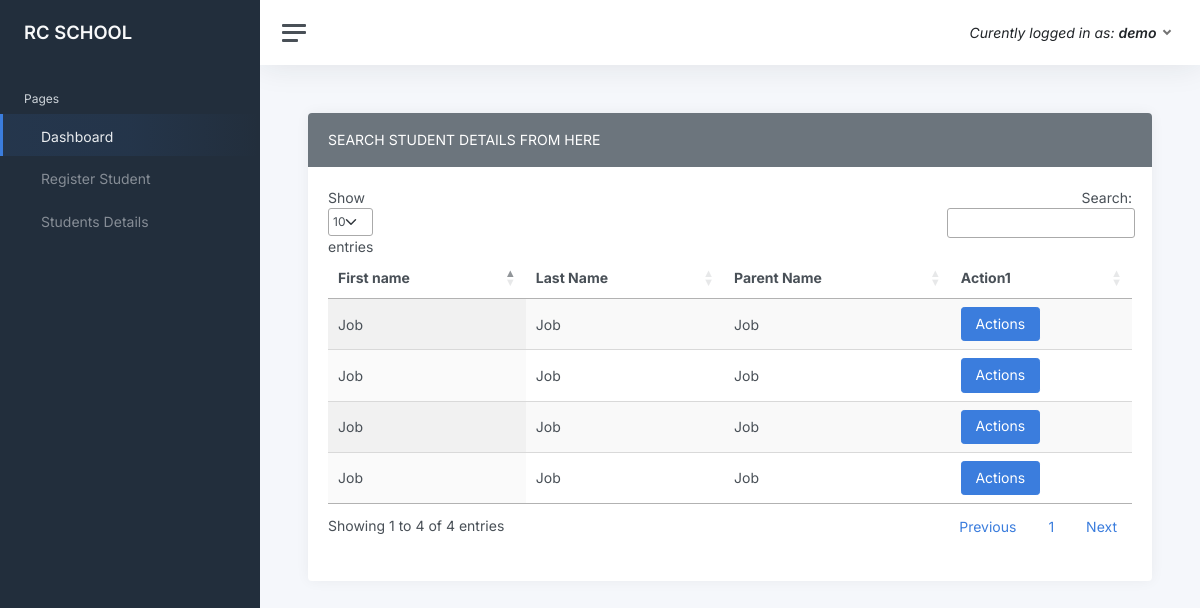
/headmaster/students/ (signed in), run on the app's committed database.
### users/models.py (models this page shows, shortened)
class User(AbstractUser):
    is_acc= models.BooleanField(max_length=10,default=False)
    is_hm =models.BooleanField(max_length=10,default=False)

### Headmaster/models.py (models this page shows, shortened)
class Student(models.Model):
    First_Name=models.CharField(default="eg Alex",max_length=20)
    Middle_Name=models.CharField(default="James",max_length=20)
    Last_Name=models.CharField(default="Mtaho",max_length=20)
    Parent_Name =models.CharField(default="Alex",max_length=20)
    Parent_Occupation=models.CharField(default="eg.Mkulima",max_length=20)
    parent_Education=models.CharField(default="standard seven",max_length=20)
    ParentAddress=models.CharField(default="Dodoma",max_length=20)
    Birthd_Date=models.DateField()
    Local=models.CharField(default="mtaa",max_length=20)
    Description=models.TextField(default="Description related to a kid",max_length=20)
    Nida_Number=models.CharField(default="7838373388UD",max_length=20)
    Birthd_Certificate=models.CharField(default="8383773738WJJJW",max_length=20)
    phone=models.CharField(default="0786976118",max_length=20)

### Headmaster/views.py (the view)
# urls.py: path("students/",views.ListStudent.as_view(),name="student_list")
@method_decorator(login_required, name='dispatch')
class ListStudent(ListView):
    model=Student
    template_name="headmaster/student_list.html"
    context_object_name="students"

### templates/headmaster/student_list.html (shortened to what this page needs)
{% extends 'headmaster/layout.html'%}
{% block content %}
<link rel="stylesheet" type="text/css" href="https://cdn.datatables.net/1.11.5/css/jquery.dataTables.css">
<div class="row">
    <div class="col-12">
        <div class="card">
            <div class="card-header bg-secondary text-white">SEARCH STUDENT DETAILS FROM HERE</div>
            <div class="card-body">
                <table id="table_id" class="display">
                    <thead>
                        <tr>
                            <th>First name</th>
                            <th>Last Name</th>
                            <th>Parent Name</th>
                            <th>Action1</th>
                        </tr>
                    </thead>
                    <tbody>
                        {%for student in students%}
                        <tr>
                            <td>
                                {{ student.First_Name }}
                            </td>
                            <td>
                                {{ student.Middle_Name }}
                            </td>
                            <td>
                                {{ student.Last_Name }}
                            </td>
                            <td>
                                <div class="dropdown">
                                    <button class="btn btn-primary" type="button" id="dropdownMenuButton1" data-bs-toggle="dropdown" aria-expanded="false">
                                         <span>Actions</span>
                                    </button>
                                  </div>
                            </td>
                        </tr>
                        {%endfor%}
                    </tbody>
                </table>
            </div>
        </div>
    </div>
</div>
{% endblock content%}

### templates/headmaster/layout.html (shortened to what this page needs)
<!DOCTYPE html>
<html lang="en">
{% load static %}
<head>
	<link href="{% static '/panel/static/css/app.css' %}" rel="stylesheet">
</head>
<body>
	<div class="wrapper">
		<nav id="sidebar" class="sidebar js-sidebar">
			<div class="sidebar-content js-simplebar">
				<a class="sidebar-brand" href="index.html">
          <span class="align-middle">RC SCHOOL</span>
        </a>
				<ul class="sidebar-nav">
					<li class="sidebar-header">
						Pages
					</li>
					<li class="sidebar-item active">
						<a class="sidebar-link" href="{% url "headmaster_dashbaord" %}">
               <span class="align-middle">Dashboard</span>
            </a>
					</li>
					<li class="sidebar-item">
						<a class="sidebar-link" href="{% url 'newstudentt' %}">
               <span class="align-middle">Register Student</span>
            </a>
					</li>
					<li class="sidebar-item">
						<a class="sidebar-link" href="{% url 'Student_list' %}">
               <span class="align-middle">Students Details</span>
            </a>
					</li>
				</ul>
			</div>
		</nav>
		<div class="main">
			<nav class="navbar navbar-expand navbar-light navbar-bg">
				<a class="sidebar-toggle js-sidebar-toggle">
					<i class="hamburger align-self-center"></i>
				</a>
				<div class="navbar-collapse collapse">
					<ul class="navbar-nav navbar-align">
						<li class="nav-item dropdown">
							<a class="nav-link dropdown-toggle d-none d-sm-inline-block" href="#"
								data-bs-toggle="dropdown">
							 <span class="text-dark"><i>Curently logged in as: <b>{{request.user}}</b></i></span>
							</a>
						</li>
					</ul>
				</div>
			</nav>
	<main class="content">
				<div class="container-fluid p-0">
                      {%block content%}
                      {%endblock content%}
			</main
            </div>
</div>
</body>
</html>

### data on the page
User: user "demo"
Student: First_Name "Job", Middle_Name "Job", Last_Name "Job"
Student: First_Name "Job", Middle_Name "Job", Last_Name "Job"
Student: First_Name "Job", Middle_Name "Job", Last_Name "Job"
Student: First_Name "Job", Middle_Name "Job", Last_Name "Job"
